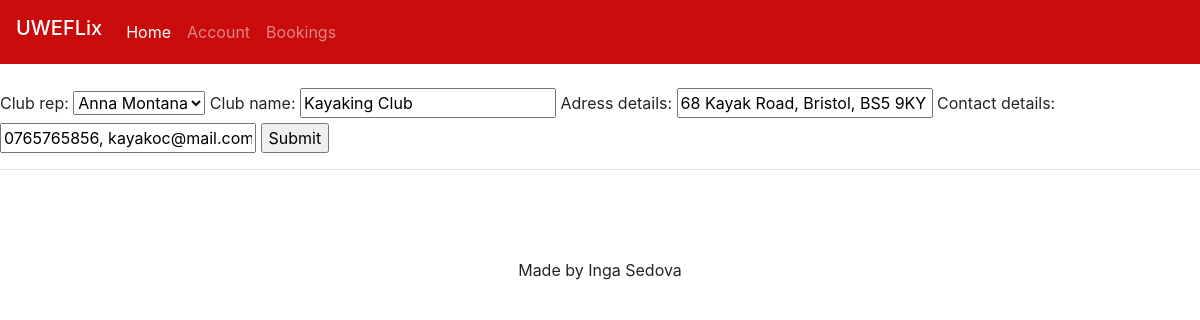
The page /update_rep/2/ on the database its author committed.
### club_rep_acc/models.py (models this page shows, shortened)
class Club(models.Model):
    club_rep = models.ForeignKey(ClubRep, null=True, on_delete=models.SET_NULL)
    club_name = models.CharField(max_length=200, null=True)
    adress_details = models.CharField(max_length=200, null=True)
    contact_details = models.CharField(max_length=200, null=True)
    date_created = models.DateTimeField(auto_now_add=True, null=True)

### club_rep_acc/views.py (the view)
# urls.py: path('update_rep/<str:pk>/', views.update, name='update_rep'),
def update(request, pk):
    club = Club.objects.get(id=pk)
    form = ClubForm(instance=club)
    if request.method == 'POST':
        form = ClubForm(request.POST, instance=club)
        if form.is_valid():
            form.save()
            return redirect('/account')
    context = {'form':form}
    return render(request, 'club_rep_acc/rep_form.html', context)

### club_rep_acc/forms.py
class ClubForm(ModelForm):
    class Meta:
        model = Club
        fields = '__all__'

### club_rep_acc/models.py (called while the page is built)
    def __str__(self):
        return f"{self.f_name} {self.l_name}"

### club_rep_acc/templates/club_rep_acc/rep_form.html (shortened to what this page needs)
{% extends 'club_rep_acc/main.html' %}
{% block content %}
<br>
<form action="" method="POST">
    {{form}}
    <input type="submit" name="Create">
</form>
{% endblock %}

### rows shown on the page
Club: club_rep "Anna Montana", club_name "Kayaking Club", adress_details "68 Kayak Road, Bristol, BS5 9KY", contact_details "0765765856, kayakoc@mail.com"
